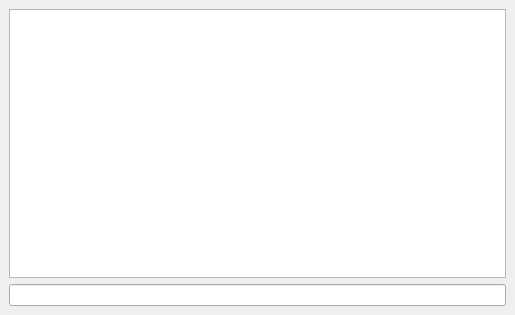
<?xml version="1.0" encoding="UTF-8"?>
<ui version="4.0">
 <class>MainWindow</class>
 <widget class="QMainWindow" name="MainWindow">
  <property name="geometry">
   <rect>
    <x>0</x>
    <y>0</y>
    <width>515</width>
    <height>315</height>
   </rect>
  </property>
  <property name="windowTitle">
   <string>SQLite:</string>
  </property>
  <widget class="QWidget" name="centralwidget">
   <layout class="QGridLayout" name="gridLayout">
    <item row="1" column="0" colspan="2">
     <widget class="QLineEdit" name="lineEdit"/>
    </item>
    <item row="0" column="0" colspan="2">
     <widget class="QTextBrowser" name="textBrowser"/>
    </item>
   </layout>
  </widget>
 </widget>
 <resources/>
 <connections>
  <connection>
   <sender>lineEdit</sender>
   <signal>returnPressed()</signal>
   <receiver>MainWindow</receiver>
   <slot>doRun()</slot>
   <hints>
    <hint type="sourcelabel">
     <x>503</x>
     <y>273</y>
    </hint>
    <hint type="destinationlabel">
     <x>512</x>
     <y>273</y>
    </hint>
   </hints>
  </connection>
 </connections>
 <slots>
  <slot>doRun()</slot>
 </slots>
</ui>
